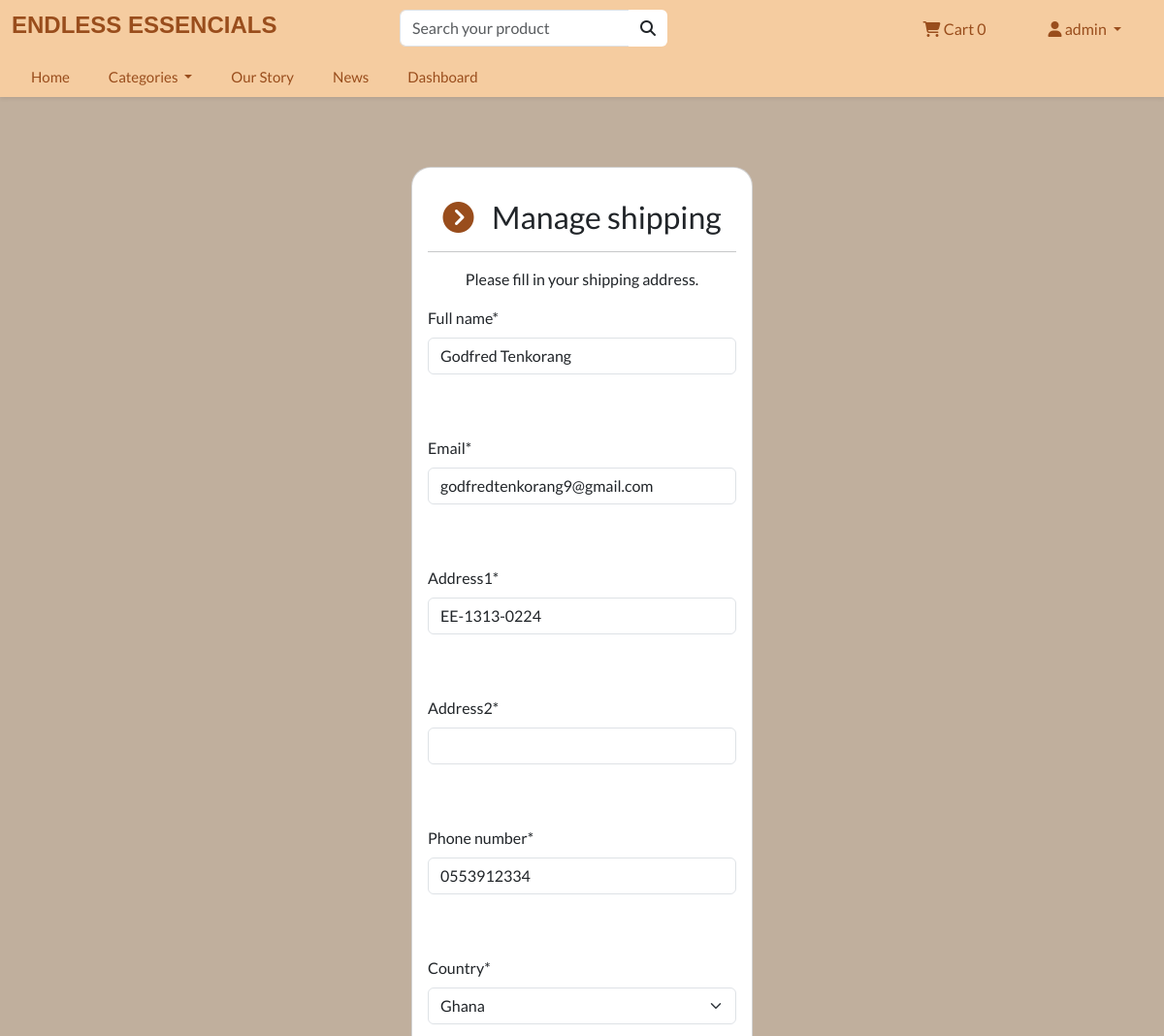
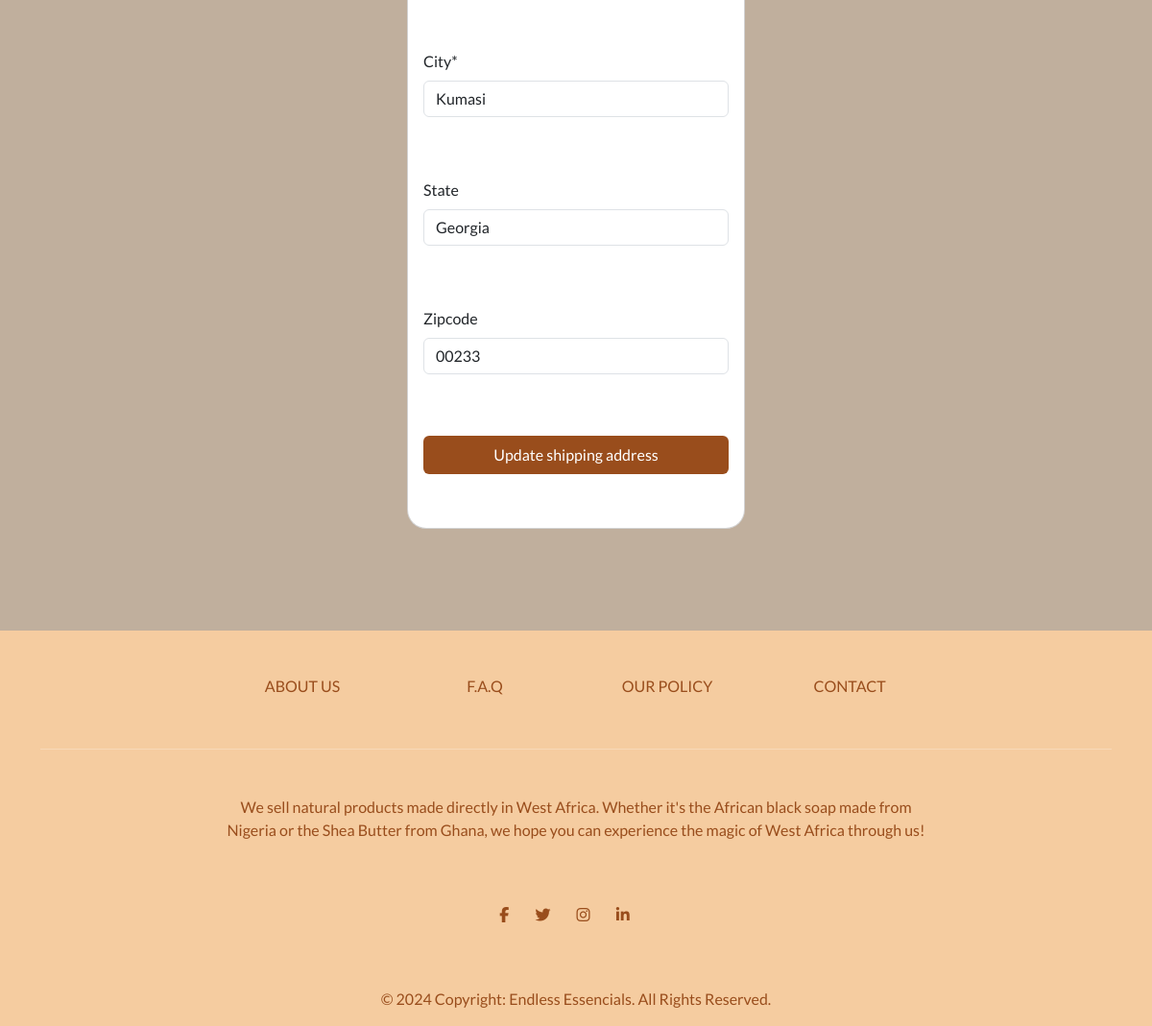
The app's page /account/manage-shipping (signed in) with its own data (2 pictures, top to bottom).
### payment/models.py (models this page shows, shortened)
class ShippingAddress(models.Model):
    full_name = models.CharField(max_length=300)
    email = models .EmailField(max_length=255)
    address1 = models.CharField(max_length=300)
    address2 = models.CharField(max_length=300, null=True)
    country = models.CharField(max_length=20, choices=CHOICES, default="GHANA")
    phone_number = models.CharField(max_length=20, default=0)
    city = models.CharField(max_length=255)
    state = models.CharField(max_length=255, null=True, blank=True)
    zipcode = models.CharField(max_length=255, null=True, blank=True)
    user = models.ForeignKey(User, on_delete=models.CASCADE, null=True, blank=True)
    class Meta:
        verbose_name_plural = 'Shipping Address'

### account/views.py (the view, shortened to what this page needs)
# urls.py: path('manage-shipping', views.manage_shipping, name='manage-shipping'),
@login_required(login_url='my-login')
def manage_shipping(request):
    try:
        shipping = ShippingAddress.objects.get(user=request.user.id)
    except ShippingAddress.DoesNotExist:
        shipping = None
    form = ShoppingForm(instance=shipping)
    context = {
        'form': form,
        'title': 'Manage shipping'
    }
    return render(request, 'account/manage-shipping.html', context=context)

### payment/forms.py
class ShoppingForm(forms.ModelForm):
    class Meta:
        model = ShippingAddress
        fields = ['full_name', 'email', 'address1', 'address2', 'phone_number', 'country', 'city', 'state', 'zipcode']
        exclude = ['user',]

### cart/cart.py (called while the page is built)
    def __len__(self):
        return sum(item['qty'] for item in self.cart.values())

### cart/context_processors.py (called while the page is built)
def cart(request):
    return{'cart': Cart(request)}

### store/models.py (called while the page is built)
    def get_absolute_url(self):
        return reverse('list-category', args=[self.slug])

### store/views.py (called while the page is built)
def categories(request):
    all_categories = Category.objects.all()
    return {'all_categories': all_categories}

### account/templates/account/manage-shipping.html (shortened to what this page needs)
{% extends "store/base.html" %}
{% load static %}
{% load crispy_forms_tags %}
{% block content %}
<br><br>
<body>
    <section class="pt-4" data-aos="fade-down">
        <div class="card pt-3 pb-3"
            style="border-radius: 20px; margin: 0 auto; float:none; margin-bottom:10px; max-width: 22rem;">
            <div class="card-body">
                <h3 class="card-title text-center"><i class="fa fa-chevron-circle-right i" aria-hidden="true"></i> &nbsp; Manage shipping</h3>
                <hr>
                <p class="card-text text-center">Please fill in your shipping address.</p>
                <form method="POST" autocomplete="off">
                    {{ form.full_name|as_crispy_field }}
                    <br><br>
                    {{ form.email|as_crispy_field }}
                    <br><br>
                    {{ form.address1|as_crispy_field }}
                    <br><br>
                    {{ form.address2|as_crispy_field }}
                    <br><br>
                    {{ form.phone_number|as_crispy_field }}
                    <br><br>
                    {{ form.country|as_crispy_field }}
                    <br><br>
                    {{ form.city|as_crispy_field }}
                    <br><br>
                    {{ form.state|as_crispy_field }}
                    <br><br>
                    {{ form.zipcode|as_crispy_field }}
                    <br><br>
                    <button type="submit" class="btn btn-primary navbar-btn text-white w-100 p-2">Update shipping address
                    </button>
                    <br><br>
                </form>
            </div>
        </div>
    </section>
</body>
<br><br>
{% endblock %}

### store/templates/store/base.html (shortened to what this page needs)
{% load static %}
<!DOCTYPE html>
<html>
  <head>
    <link rel="stylesheet" href="https://unpkg.com/aos@next/dist/aos.css" />
    <link rel="stylesheet" href="https://cdnjs.cloudflare.com/ajax/libs/font-awesome/6.4.2/css/all.min.css"
 />
    <link
      rel="stylesheet"
      href="https://bootswatch.com/5/flatly/bootstrap.min.css"
    />
    <link
      rel="stylesheet"
      href="https://cdnjs.cloudflare.com/ajax/libs/font-awesome/4.7.0/css/font-awesome.min.css"
    />
    <link rel="stylesheet" href="{% static 'store/styles.css' %}" />
  </head>
  <body>
        <div class="main-navbar shadow-sm sticky-top">
          <div class="top-navbar">
            <div class="container-fluid">
              <div class="row">
                <div class="col-md-4 my-auto d-none d-sm-none d-md-block d-lg-block">
                  <h4 class="brand-name">ENDLESS ESSENCIALS</h4>
                </div>
                <div class="col-md-3 ml-auto">
                  <form action="{% url 'store' %}" role="search">
                    <div class="input-group">
                      <input type="text" placeholder="Search your product" name="search" class="form-control" />
                      <button class="btn bg-white" type="submit">
                        <i class="fa fa-search"></i>
                      </button>
                    </div>
                  </form>
                </div>
                <div class="col-md-5 my-auto">
                  <ul class="nav justify-content-end">
                    <li class="nav-item">
                      <a class="nav-link" class="pt-3 p-2" type="button" role="button" href="{% url 'cart-summary' %}">
                        <i class="fa fa-shopping-cart"></i> Cart
                        <div id="cart-qty" class="cart__header__desktop d-inline-flex">
                          {% with qty_amount=cart|length %} {% if qty_amount > 0 %}
                          <span>{{ qty_amount }}</span>
                          {% else %}
                          <span>0</span>
                          {% endif %} {% endwith %}
                        </div>
                      </a>
                    </li>
                    <li class="nav-item dropdown">
                      {% if user.is_authenticated %}
                        <a class="nav-link dropdown-toggle" href="#" id="navbarDropdown" role="button" data-bs-toggle="dropdown"
                          aria-expanded="false">
                          <i class="fa fa-user"></i> {{ user.username }}
                        </a>
                      {% endif %}
                    </li>
                  </ul>
                </div>
              </div>
            </div>
          </div>
          <nav class="navbar navbar-expand-lg">
            <div class="container-fluid">
              <div class="collapse navbar-collapse" id="navbarSupportedContent">
                <ul class="navbar-nav me-auto mb-2 mb-lg-0">
                  <li class="nav-item">
                    <a class="nav-link" href="{% url 'index' %}">Home</a>
                  </li>
                  <li class="nav-item dropdown">
                    <a class="nav-link dropdown-toggle" href="#" id="navbarDropdown" role="button" data-toggle="dropdown"
                      aria-haspopup="true" aria-expanded="false">
                      Categories
                    </a>
                  </li>
                  <li class="nav-item">
                    <a class="nav-link" href="{% url 'our-story' %}">Our Story</a>
                  </li>
                  <li class="nav-item">
                    <a class="nav-link" href="{% url 'our-news' %}">News</a>
                  </li>
                  {% if user.is_authenticated %}
                    <li class="nav-item">
                      <a class="nav-link" href="{% url 'dashboard' %}">Dashboard</a>
                    </li>
                  {% endif %}
                </ul>
              </div>
            </div>
          </nav>
        </div>
    {% block content %} {% endblock %}
    <div data-aos="fade-down">
      <footer class="text-center text-white" style="background-color: #f5cca0">
        <div class="container">
          <section class="mt-5">
            <div
              class="row text-center d-flex justify-content-center pt-5"
              style="color: #994d1c"
            >
              <div class="col-md-2">
                <h6 class="text-uppercase font-weight-bold">
                  <a href="{% url 'about-page' %}" class="">About us</a>
                </h6>
              </div>
              <div class="col-md-2">
                <h6 class="text-uppercase font-weight-bold">
                  <a href="{% url 'faq' %}" class="">F.A.Q</a>
                </h6>
              </div>
              <div class="col-md-2">
                <h6 class="text-uppercase font-weight-bold">
                  <a href="{% url 'our-policy' %}" class="">Our Policy</a>
                </h6>
              </div>
              <div class="col-md-2">
                <h6 class="text-uppercase font-weight-bold">
                  <a href="{% url 'contact' %}" class="">Contact</a>
                </h6>
              </div>
            </div>
          </section>
          <hr class="my-5" />
          <section class="mb-5">
            <div class="row d-flex justify-content-center">
              <div class="col-lg-8">
                <p style="color: #994d1c">
                  We sell natural products made directly in West Africa. Whether
                  it's the African black soap made from Nigeria or the Shea
                  Butter from Ghana, we hope you can experience the magic of
                  West Africa through us!
                </p>
              </div>
            </div>
          </section>
          <section class="text-center mb-5">
            <a
              href="https://www.facebook.com/alima.dadzie.9?mibextid=LQQJ4d"
              class="text-white me-4"
            >
              <i class="fa fa-facebook-f i"></i>
            </a>
            <a
              href="https://x.com/_timelesse/status/1732935934692266332?s=46&t=05Eb6Il3UJqhyXNHPUHFWg"
              class="text-white me-4"
            >
              <i class="fa fa-twitter i"></i>
            </a>
            <a
              href="https://www.instagram.com/endless_essencials?igsh=OGQ5ZDc2ODk2ZA%3D%3D&utm_source=qr"
              class="text-white me-4"
            >
              <i class="fa fa-instagram i"></i>
            </a>
            <a href="" class="text-white me-4">
              <i class="fa fa-linkedin i"></i>
            </a>
          </section>
        </div>
        <div
          style="color: #994d1c"
          class="text-center p-3"
          style="background-color: rgba(0, 0, 0, 0.2)"
        >
          © 2024 Copyright:
          <a style="color: #994d1c">Endless Essencials. All Rights Reserved.</a>
        </div>
      </footer>
    </div>
  </body>
</html>

### store/static/store/styles.css (style rules this page uses)
:root { --mainColor: #F5CCA0; --light:#e7d4c5; --white:#fff; }
body { background-color: var(--light); }
.dropdown { position: relative; display: inline-block; }
.btn { background-color: #994D1C; border: none; }
li { list-style: none; }
a { text-decoration: none; cursor: pointer; color: #994D1C; transition: 0.4s; }
.i { color: #994D1C; transition: 0.4s; }
body { overflow-x: hidden; }

### store/templates/store/base.html (style rules this page uses)
.main-navbar { border-bottom: 1px solid #f5cca0; }
.main-navbar .top-navbar { background-color: #f5cca0; padding-top: 10px; padding-bottom: 10px; }
.main-navbar .top-navbar .brand-name { color: #994D1C; font-weight: 900; font-family: 'Franklin Gothic Medium', 'Arial Narrow', Arial, sans-serif; }
.main-navbar .top-navbar .nav-link { color: #994D1C; font-size: 16px; font-weight: 500; }
.main-navbar .navbar { padding: 0px; background-color: #f5cca0; }
.main-navbar .navbar .nav-item .nav-link { padding: 8px 20px; color: #994D1C; font-size: 15px; }

### account/templates/account/manage-shipping.html (style rules this page uses)
body { background-color: #c0af9d; }

### records on screen
ShippingAddress: full_name "Godfred Tenkorang", email "godfredtenkorang9@gmail.com", address1 "EE-1313-0224", phone_number "0553912334", country "Ghana", city "Kumasi", state "Georgia", zipcode "00233"

### other values on screen
{{ user.username }} "admin"
